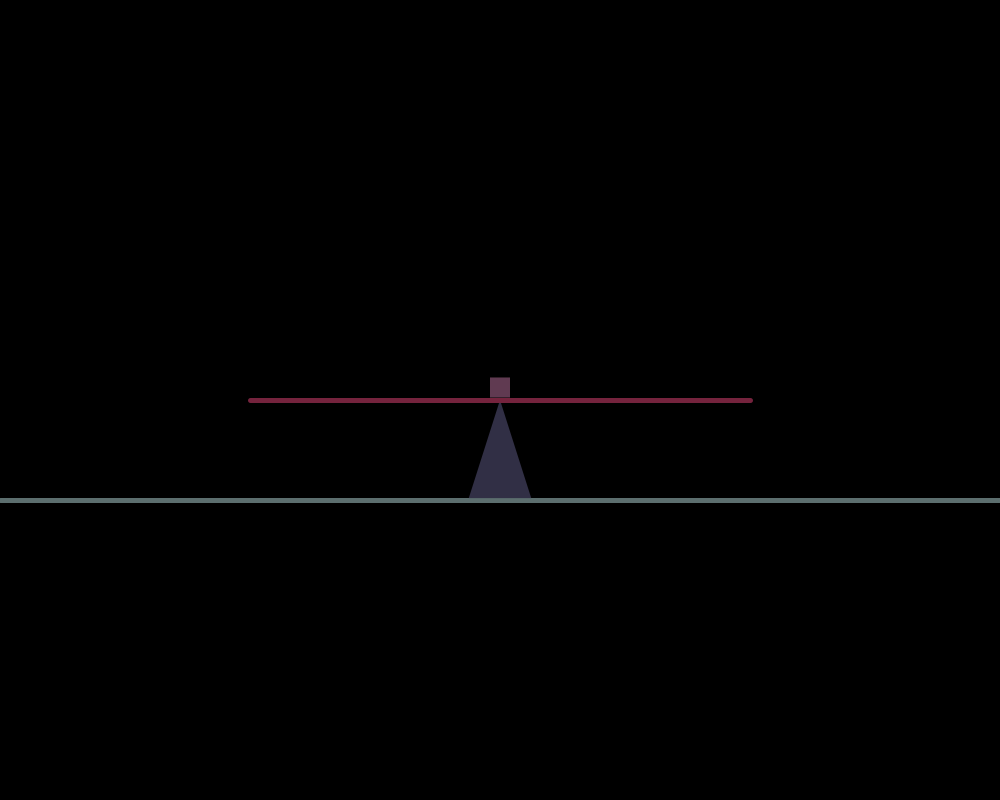
Frame 1 (no input)
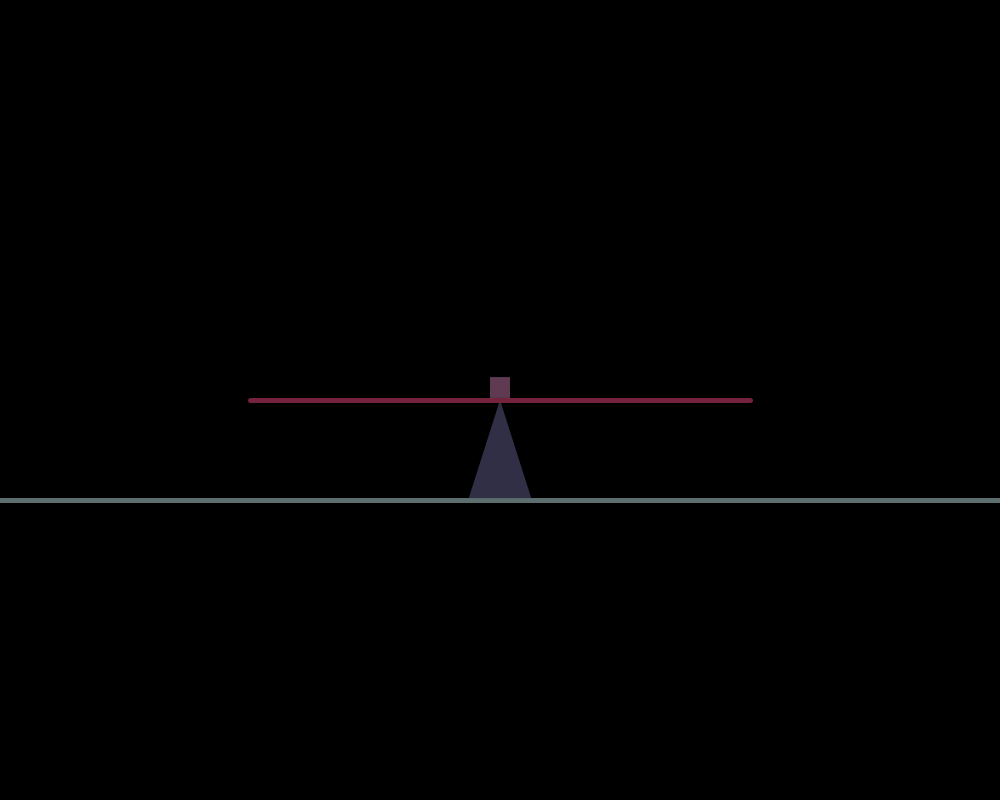
Frame 60 (the mouse pressed at the canvas centre just before this capture)
Frame 120 (the mouse held since frame 60 and released just before this capture): identical to frame 60, image omitted

The Processing sketch that drew these frames (run headless with seeded random() and noise(); from frame 60 on, the mouse is pressed at the canvas centre):

// Processing sketch: processing_172011
// ── processing_172011.pde

float g = 0.005;

TeeterTotter teeterTotter;

void setup() {
    size(1000, 800);
    rectMode(CENTER);

    teeterTotter = new TeeterTotter(width / 2, height / 2, 500, new Box(0, 20, 20, 0.5));
}

void draw() {
    background(0);
    stroke(92, 110, 110);
    strokeWeight(5);
    line(0, (height / 2) + ((teeterTotter.l * sin(PI / 8)) / 2) + 5, width, (height / 2) + ((teeterTotter.l * sin(PI / 8)) / 2) + 5);
    teeterTotter.update();
    teeterTotter.display();
}

class TeeterTotter {
    TeeterTotter(float x_, float y_, float l_, Box b_) {
        location = new PVector(x_, y_);
        l = l_;
        box = b_;
        alpha = omega = theta = 0;
    }
    void update() {
        shadows.add(new BoxShadow(box.x, box.w, box.h, location.x, location.y, theta));
        for(int i = shadows.size() - 1; i >= 0; i--) {
            if(shadows.get(i).dead()) {
                shadows.remove(i);
            }
            else {
                shadows.get(i).update();
            }
        }
        box.update(l);
        // torque
        float t = box.weight() * abs(box.x) * sin(QUARTER_PI + theta);
        // moment of inertia
        float i = box.moi();
        if(i != 0) {
            // acceleration
            alpha = t / i;
        }
        else {
            alpha = 0;
        }
        // velocity
        omega += alpha;
        // angle
        theta += omega;

        if(theta >= PI / 8) {
            theta = PI / 8;
            omega *= -0.75;
        }
        if(theta <= -1 * (PI / 8)) {
            theta = -1 * (PI / 8);
            omega *= -0.75;
        }
    }
    void display() {
        for(int i = 0; i < shadows.size(); i++) {
            shadows.get(i).display();
        }
        pushMatrix();
        translate(location.x, location.y);
        fill(49, 47, 69);
        noStroke();
        triangle(0, 0, -1 * l / 16, ((l * sin(PI / 8)) / 2) + 2.5, l / 16, ((l * sin(PI / 8)) / 2) + 2.5);
        rotate(theta);
        stroke(117, 35, 61);
        strokeWeight(5);
        noFill();
        line(-1 * (l / 2), 0, l / 2, 0);
        box.display();
        popMatrix();
    }
    float l, theta, omega, alpha;
    PVector location;
    Box box;
    ArrayList<BoxShadow> shadows = new ArrayList<BoxShadow>();
};

class Box {
    Box(float x_, float w_, float h_, float m_) {
        x = x_;
        w = w_;
        h = h_;
        m = m_;
    }
    float weight() {
        return m * g;
    }
    float moi() {
        return (x < 0 ? -1 : 1) * m * abs(x) * abs(x);
    }
    void update(float l) {
        x = constrain(x, -1 * (l / 2) + (w / 2), (l / 2) - (w / 2));
    }
    void display() {
        noStroke();
        fill(96, 58, 81);
        rect(x, 0 - (h / 2) - 2.5, w, h);
    }
    float x, v, a, w, h, m;
};

class BoxShadow {
    BoxShadow(float x_, float w_, float h_, float tx_, float ty_, float r_) {
        x = x_;
        w = w_;
        h = h_;
        tx = tx_;
        ty = ty_;
        r = r_;
        o = 255;
    }
    boolean dead() {
        return o <= 0;
    }
    void update() {
        o -= 1;
    }
    void display() {
        pushMatrix();
        translate(tx, ty);
        rotate(r);
        noStroke();
        fill(96, 58, 81, min(o, 25));
        rect(x, 0 - (h / 2) - 2.5, w, h);
        popMatrix();
    }
    float x, w, h, tx, ty, r, o;
};

void keyPressed() {
    if(key == CODED) {
        if(keyCode == LEFT) {
            teeterTotter.box.x -= 2;
        }
        else if(keyCode == RIGHT) {
            teeterTotter.box.x += 2;
        } 
    }
}
